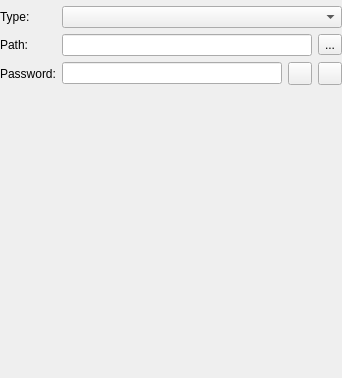
<?xml version="1.0" encoding="UTF-8"?>
<ui version="4.0">
 <class>EditGroupWidgetSharing</class>
 <widget class="QWidget" name="EditGroupWidgetSharing">
  <property name="geometry">
   <rect>
    <x>0</x>
    <y>0</y>
    <width>342</width>
    <height>378</height>
   </rect>
  </property>
  <property name="windowTitle">
   <string>Form</string>
  </property>
  <layout class="QVBoxLayout" name="verticalLayout">
   <property name="leftMargin">
    <number>0</number>
   </property>
   <property name="topMargin">
    <number>0</number>
   </property>
   <property name="rightMargin">
    <number>0</number>
   </property>
   <property name="bottomMargin">
    <number>0</number>
   </property>
   <item>
    <widget class="MessageWidget" name="messageWidget" native="true"/>
   </item>
   <item>
    <layout class="QFormLayout" name="formLayout">
     <item row="2" column="0">
      <widget class="QLabel" name="typeLabel">
       <property name="text">
        <string>Type:</string>
       </property>
      </widget>
     </item>
     <item row="2" column="1">
      <widget class="QComboBox" name="typeComboBox"/>
     </item>
     <item row="3" column="0">
      <widget class="QLabel" name="pathLabel">
       <property name="text">
        <string>Path:</string>
       </property>
      </widget>
     </item>
     <item row="3" column="1">
      <layout class="QHBoxLayout" name="pathLayout">
       <item>
        <widget class="QLineEdit" name="pathEdit"/>
       </item>
       <item>
        <widget class="QToolButton" name="pathSelectionButton">
         <property name="text">
          <string>...</string>
         </property>
        </widget>
       </item>
      </layout>
     </item>
     <item row="4" column="0">
      <widget class="QLabel" name="passwordLabel">
       <property name="text">
        <string>Password:</string>
       </property>
      </widget>
     </item>
     <item row="4" column="1">
      <layout class="QHBoxLayout" name="passwordLayout">
       <item>
        <widget class="PasswordEdit" name="passwordEdit">
         <property name="echoMode">
          <enum>QLineEdit::Password</enum>
         </property>
        </widget>
       </item>
       <item>
        <widget class="QToolButton" name="togglePasswordButton">
         <property name="checkable">
          <bool>true</bool>
         </property>
        </widget>
       </item>
       <item>
        <widget class="QToolButton" name="togglePasswordGeneratorButton">
         <property name="checkable">
          <bool>true</bool>
         </property>
        </widget>
       </item>
      </layout>
     </item>
     <item row="5" column="1">
      <widget class="PasswordGeneratorWidget" name="passwordGenerator" native="true"/>
     </item>
    </layout>
   </item>
   <item>
    <spacer name="verticalSpacer">
     <property name="orientation">
      <enum>Qt::Vertical</enum>
     </property>
     <property name="sizeHint" stdset="0">
      <size>
       <width>20</width>
       <height>40</height>
      </size>
     </property>
    </spacer>
   </item>
  </layout>
 </widget>
 <customwidgets>
  <customwidget>
   <class>PasswordGeneratorWidget</class>
   <extends>QWidget</extends>
   <header>gui/PasswordGeneratorWidget.h</header>
   <container>1</container>
  </customwidget>
  <customwidget>
   <class>PasswordEdit</class>
   <extends>QLineEdit</extends>
   <header>gui/PasswordEdit.h</header>
   <container>1</container>
  </customwidget>
  <customwidget>
   <class>MessageWidget</class>
   <extends>QWidget</extends>
   <header>gui/MessageWidget.h</header>
   <container>1</container>
  </customwidget>
 </customwidgets>
 <resources/>
 <connections/>
</ui>
